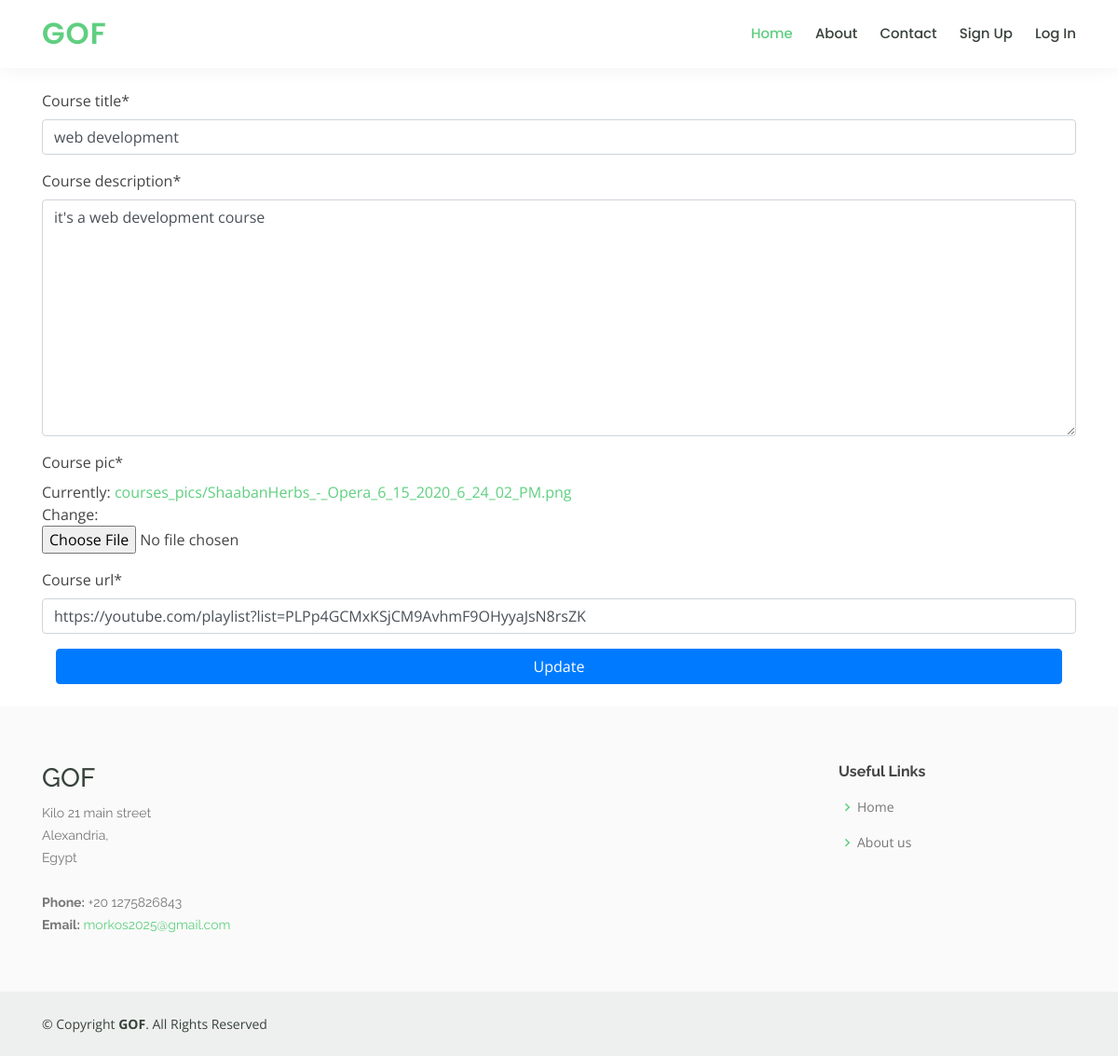
Screenshot of /Update_course/web-development_morkos with the database file from the repository.
### user/models.py (models this page shows, shortened)
class Courses(models.Model):
    professor = models.ForeignKey(ProfessorInfo,on_delete=models.CASCADE)
    course_title = models.CharField(max_length= 35)
    course_description = models.TextField()
    course_pic = models.ImageField(upload_to='courses_pics')
    course_url = models.URLField()
    course_time = models.DateTimeField(auto_now_add=True)
    slug = models.SlugField(unique=True,blank=True)

### user/views.py (the view)
# urls.py: path('Update_course/<slug>',views.UpdateCourse.as_view(),name='course_update'),
class UpdateCourse(UpdateView):
    model = Courses
    template_name = 'courses/update_course.html'
    fields = ['course_title','course_description','course_pic','course_url']
    success_url = '/Professor_Profile'

### user/templates/courses/update_course.html (shortened to what this page needs)
{% extends 'base.html' %}
{% load crispy_forms_tags %}
{% block content %}
    <br><br><br><br>
<div class="container">
<form method="POST">
    {{ form|crispy }}
    <div class="btn-group container">
    <button type="submit" class="btn btn-primary" >Update</button>
    </div>
</form>
</div>
<br>
{% endblock %}

### static_files/assets/css/style.css (style rules this page uses)
body { font-family: "Open Sans", sans-serif; color: #444444; }
a { color: #5fcf80; }

### rows the page displays
Courses: course_title "web development", course_description "it's a web development course", course_url "https://youtube.com/playlist?list=PLPp4GCMxKSjCM9AvhmF9OHyyaJsN8rsZK"
